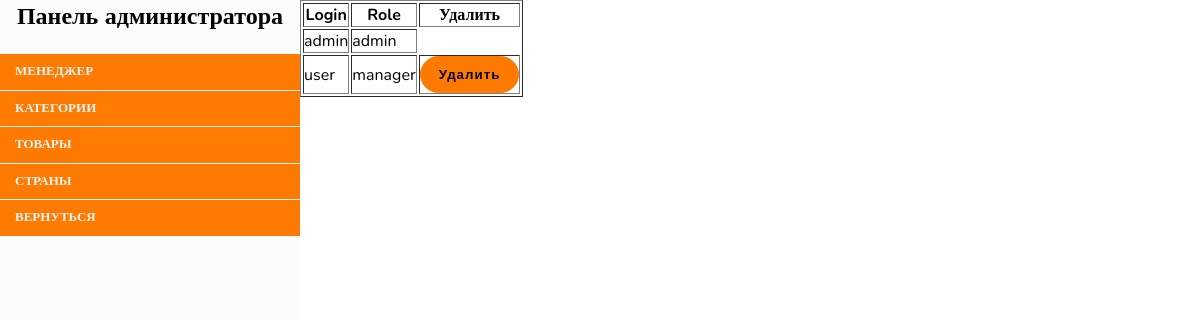
The page /register/users.php on the database its author committed.
### tables this page shows
CREATE TABLE `users` (
  `id` int(11) NOT NULL,
  `login` varchar(20) NOT NULL,
  `password` varchar(255) NOT NULL,
  `role` varchar(50) NOT NULL
);

### register/users.php (called while the page is built)
<?php
include $_SERVER['DOCUMENT_ROOT'].'/bootstrap.php';
$users = $dataAuth->getAllUsers();
include $_SERVER['DOCUMENT_ROOT'].'/register/users.view.php';

### BD/Connect.php (called while the page is built, shortened)
<?php
class Connect
{
    public static function make($conn)
    {
        return new PDO(
            'mysql:host=' . $conn['host'] . ';dbname=' . $conn['dbname'],
            $conn['login'],
            $conn['password'],
            $conn['options']
        );
    }
}

### bootstrap.php (called while the page is built, shortened)
<?php
include $_SERVER['DOCUMENT_ROOT'] . '/BD/Connect.php';
include $_SERVER['DOCUMENT_ROOT'] . '/APP/Models/Auth.php';
$dataAuth = new Auth(Connect::make(CONN));

### APP/Models/Auth.php (called while the page is built, shortened)
<?php
class Auth
{
    private $pdo;
    public function __construct(PDO $pdo)
    {
        $this->pdo = $pdo;
    }
    public function getAllUsers()
    {
        $stmt = $this->pdo->query('SELECT * FROM users ORDER BY id ');
        return $stmt->fetchAll();
    }
}

### register/users.view.php (the view, shortened to what this page needs)
<?php include $_SERVER['DOCUMENT_ROOT'] . '/templates/nav.admin.php'; ?>
<table class="card" border="1">
    <tr>
        <th>Login</th>
        <th>Role</th>
        <th>Удалить</th>
    </tr>
    <?php foreach ($users as $user): ?>
    <tr>
        <td><?= $user->login ?></td>
        <td><?= $user->role ?></td>
        <?php if ($user->role != "admin"): ?>
        <td>
            <form action="/register/deleteUser.php" method="post">
                <button class="subscribe" name="delete"
                        onclick="return confirm('Вы действительно хотите удалить менеджера?');">
                    Удалить
                </button>
            </form>
        </td>
        <?php endif; ?>
    </tr>
    <?php endforeach; ?>
</table>

### CSS/navAdmin.css (style rules this page uses)
* { padding: 0; margin: 0; }
.subscribe { background: #FF7A00; outline: none; font-weight: bold; padding: 10px 18px; border-radius: 25px; border: 1px solid #FF7A00; letter-spacing: 1px; text-decoration: none; color: black; }
table { background-color: rgba(255, 255, 255, 0.71); }

### rows shown on the page
users: login "admin", role "admin"
users: login "user", role "manager"
